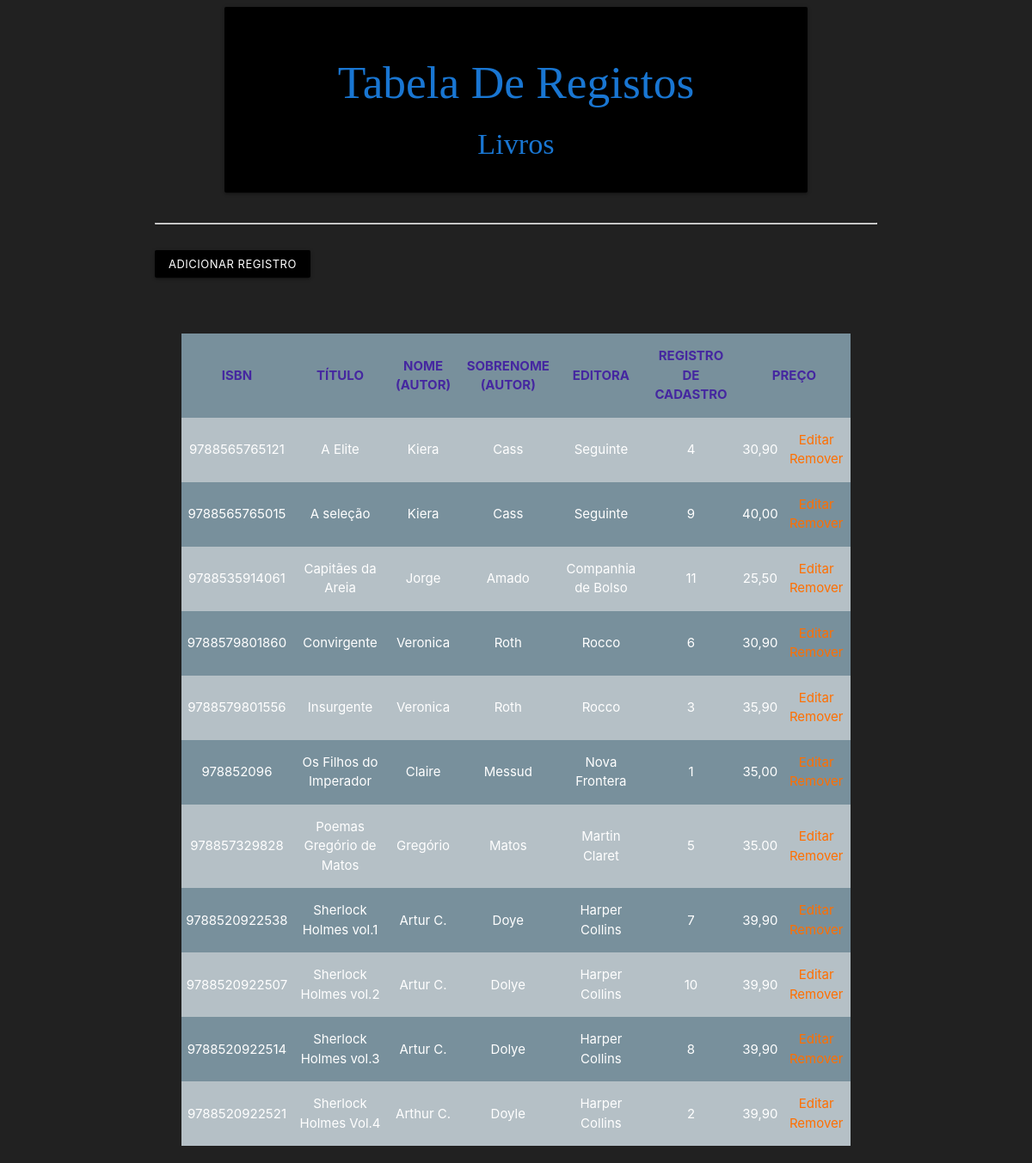
Before: /tabela.php with the older database file.
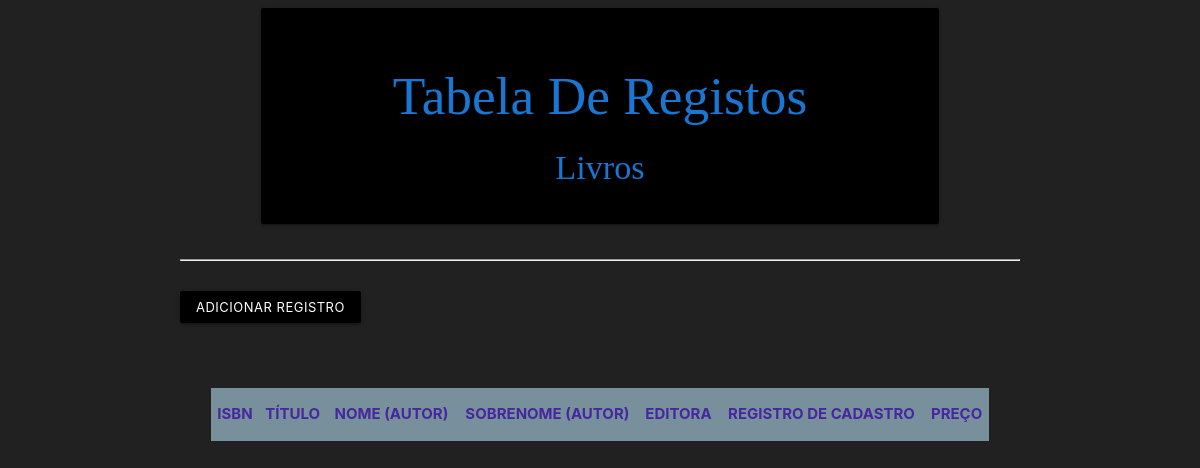
After: the same page with the newer database file.
### tables this page shows
create table if not exists livros(
isbn int not null ,
titulo varchar(100) not null,
autor varchar(30) not null,
editora varchar(75),
preco double,
genero varchar(20),
primary key (isbn)
) DEFAUlT CHARSET = utf8;

### tabela.php (the view, shortened to what this page needs)
<?php
include_once './init.php';
?>
<!doctype html>
<html>
<head>
    <link rel="stylesheet" href="https://cdnjs.cloudflare.com/ajax/libs/materialize/1.0.0/css/materialize.min.css">
    <link rel="stylesheet" href="materialize/css/custon.css">
</head>
<body>
    <?php
    $conn->exec("set names utf8");
    $sql = "Select * from livros order by titulo ASC";
    $result = $conn->query($sql);
    $livros = $result->fetchAll(PDO::FETCH_ASSOC);
    ?>
    <div class="container">
        <div class="row">
            <div class="col s10">
                <div class=" card-panel black blue-text text-darken-2">
                    <h2>Tabela De Registos</h2>
                    <h4>Livros</h4>
                </div>
            </div>
        </div>
    </div>
    <div class="container">
        <div class="row">
            <div class="s5">
                <hr>
                <br />
                <a class="waves-effect waves-light btn-small black" href="form-add.php">Adicionar Registro</a>
                <br />
            </div>
        </div>
    </div>
    <div class="Container">
        <div class="row">
            <div class="col s2"></div>
            <div class="col s8">
                <br /><br />
                <table class="centered striped  blue-grey lighten-1">
                    <thead>
                        <tr>
                            <th>ISBN</th>
                            <th>TÍTULO</th>
                            <th>NOME (AUTOR)</th>
                            <th>SOBRENOME (AUTOR)</th>
                            <th>EDITORA</th>
                            <th>REGISTRO DE CADASTRO</th>
                            <th colspan="2">PREÇO </th>
                        </tr>
                    </thead>
                    <tbody>
                        <?php
                        foreach ($livros as $livro) {
                            ?>
                            <tr>
                                <td><?= $livro[isbn] ?></td>
                                <td><?= $livro[titulo] ?></td>
                                <td><?= $livro[autor] ?></td>
                                <td><?= $livro[sobrenome] ?></td>
                                <td><?= $livro[editora] ?></td>
                                <td><?= $livro[id] ?></td>
                                <td><?= $livro[preco] ?></td>
                                <td>
                                    <a href="form-edit.php?id=<?php echo $livro['id'] ?>">Editar</a>
                                    <a href="delete.php?id=<?php echo $livro['id'] ?>">Remover</a>
                                </td>
                            </tr>
                        <?php
                        }
                        ?>
                    </tbody>
                </table>
            </div>
            <div class="col s2"></div>
        </div>
    </div>
</body>
</html>

### custon.css (style rules this page uses)
h2 { font-family: Castellar ; text-align: center; }
h4 { font-family: Castellar ; text-align: center; }
a { text-align: center; color: #ff6f00; }
th { color: #4527a0; }
td { color:#ffffff; }

### tabela.php (style rules this page uses)
body { background-color:#212121 ; }

Changed rows visible on the page:
removed livros: isbn "9788565765121", titulo "A Elite", autor "Kiera", sobrenome "Cass", editora "Seguinte", id "4", preco "30,90"
removed livros: isbn "9788565765015", titulo "A seleção", autor "Kiera", sobrenome "Cass", editora "Seguinte", id "9", preco "40,00"
removed livros: isbn "9788535914061", titulo "Capitães da Areia", autor "Jorge", sobrenome "Amado", editora "Companhia de Bolso", id "11", preco "25,50"
removed livros: isbn "9788579801860", titulo "Convirgente", autor "Veronica", sobrenome "Roth", editora "Rocco", id "6", preco "30,90"
removed livros: isbn "9788579801556", titulo "Insurgente", autor "Veronica", sobrenome "Roth", editora "Rocco", id "3", preco "35,90"
removed livros: isbn "978852096", titulo "Os Filhos do Imperador", autor "Claire", sobrenome "Messud", editora "Nova Frontera", id "1", preco "35,00"
removed livros: isbn "978857329828", titulo "Poemas Gregório de Matos", autor "Gregório", sobrenome "Matos", editora "Martin Claret", id "5", preco "35.00"
removed livros: isbn "9788520922538", titulo "Sherlock Holmes vol.1", autor "Artur C.", sobrenome "Doye", editora "Harper Collins", id "7", preco "39,90"
removed livros: isbn "9788520922507", titulo "Sherlock Holmes vol.2", autor "Artur C.", sobrenome "Dolye", editora "Harper Collins", id "10", preco "39,90"
removed livros: isbn "9788520922514", titulo "Sherlock Holmes vol.3", autor "Artur C.", sobrenome "Dolye", editora "Harper Collins", id "8", preco "39,90"
removed livros: isbn "9788520922521", titulo "Sherlock Holmes Vol.4", autor "Arthur C.", sobrenome "Doyle", editora "Harper Collins", id "2", preco "39,90"
